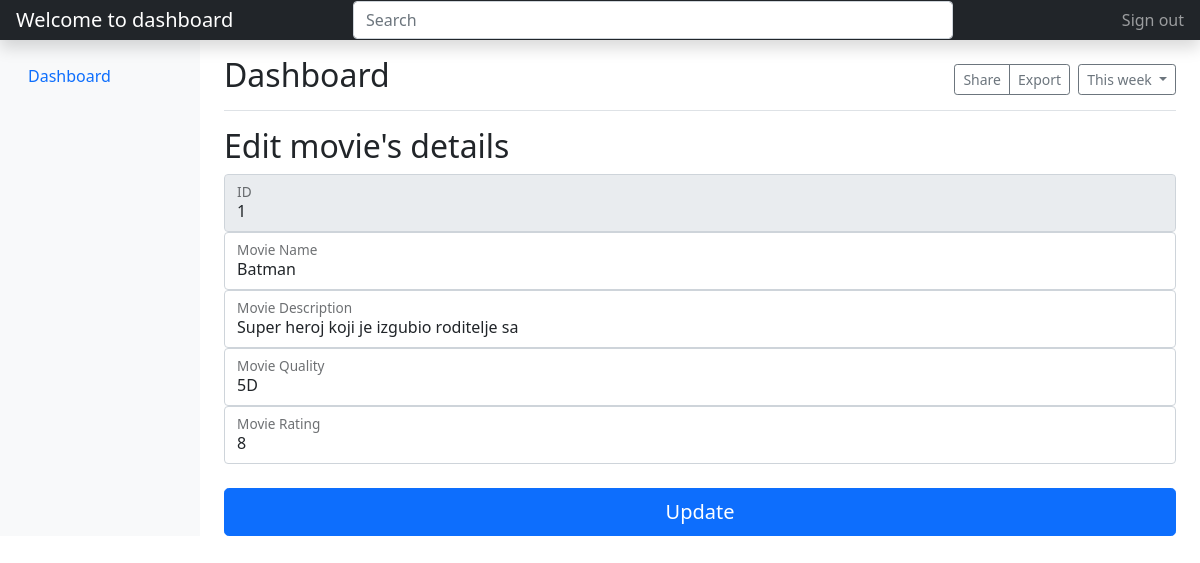
The app's page /editMovies.php?id=1 with its own data.
### tables this page shows
CREATE TABLE `movies` (
  `id` int(11) NOT NULL,
  `movie_name` varchar(30) NOT NULL,
  `movie_desc` varchar(40) NOT NULL,
  `movie_quality` varchar(30) NOT NULL,
  `movie_rating` int(11) NOT NULL,
  `movie_image` varchar(30) NOT NULL
);

### editMovies.php (the view, shortened to what this page needs)
<?php
include_once("config.php");
$id=$_GET['id'];
$sql="SELECT * FROM movies WHERE id=:id";
$selectMovie=$conn->prepare($sql);
$selectMovie->bindParam(':id',$id);
$selectMovie->execute();
$user_data=$selectMovie->fetch();
?>
<!DOCTYPE html>
 <html>
 <head>
 	<link href="https://cdn.jsdelivr.net/npm/bootstrap@5.1.3/dist/css/bootstrap.min.css" rel="stylesheet">
 </head>
 <body>
 <header class="navbar navbar-dark sticky-top bg-dark flex-md-nowrap p-0 shadow">
  <a class="navbar-brand col-md-3 col-lg-2 me-0 px-3" href="#"><?php echo "Welcome to dashboard ".$_SESSION['username']; ?></a>
  <input class="form-control form-control-dark w-50" type="text" placeholder="Search" aria-label="Search">
  <div class="navbar-nav">
    <div class="nav-item text-nowrap">
      <a class="nav-link px-3" href="logoutMovies.php">Sign out</a>
    </div>
  </div>
</header>
<div class="container-fluid">
  <div class="row">
    <nav id="sidebarMenu" class="col-md-3 col-lg-2 d-md-block bg-light sidebar collapse">
      <div class="position-sticky pt-3">
        <ul class="nav flex-column">
          <li class="nav-item">
            <a class="nav-link active" aria-current="page" href="dashboardMovie.php">
              Dashboard
            </a>
        </ul>
      </div>
    </nav>
    <main class="col-md-9 ms-sm-auto col-lg-10 px-md-4">
      <div class="d-flex justify-content-between flex-wrap flex-md-nowrap align-items-center pt-3 pb-2 mb-3 border-bottom">
        <h1 class="h2">Dashboard</h1>
        <div class="btn-toolbar mb-2 mb-md-0">
          <div class="btn-group me-2">
            <button type="button" class="btn btn-sm btn-outline-secondary">Share</button>
            <button type="button" class="btn btn-sm btn-outline-secondary">Export</button>
          </div>
          <button type="button" class="btn btn-sm btn-outline-secondary dropdown-toggle">
            This week
          </button>
        </div>
      </div>
      <h2>Edit movie's details</h2>
      <div class="table-responsive">
        <form action="updateMovies.php" method="post">
        <div class="form-floating">
          <input readonly="readonly" type="text" class="form-control" id="floatingInput" placeholder="id" name="id" value="<?php echo  $user_data['id'] ?>">
          <label for="floatingInput">ID</label>
        </div>
        <div class="form-floating">
          <input type="text" class="form-control" id="floatingInput" placeholder="movie_name" name="movie_name" value="<?php echo  $user_data['movie_name'] ?>">
          <label for="floatingInput">Movie Name</label>
        </div>
        <div class="form-floating">
          <input type="text" class="form-control" id="floatingInput" placeholder="Movie Description" name="movie_desc" value="<?php echo  $user_data['movie_desc'] ?>">
          <label for="floatingInput">Movie Description</label>
        </div>
        <div class="form-floating">
          <input type="text" class="form-control" id="floatingInput" placeholder="Movie Quality" name="movie_quality" value="<?php echo  $user_data['movie_quality'] ?>">
          <label for="floatingInput">Movie Quality</label>
        </div>
        <div class="form-floating">
          <input type="number" class="form-control" id="floatingInput" placeholder="Movie Rating" name="movie_rating" value="<?php echo  $user_data['movie_rating'] ?>">
          <label for="floatingInput">Movie Rating</label>
        </div>
        <br>
        <button class="w-100 btn btn-lg btn-primary" type="submit" name="update">Update</button>
      </form>
      </div>
    </main>
  </div>
</div>
  </body>
</html>

### records on screen
movies: id "1", movie_name "Batman", movie_desc "Super heroj koji je izgubio roditelje sa", movie_quality "5D", movie_rating "8"
